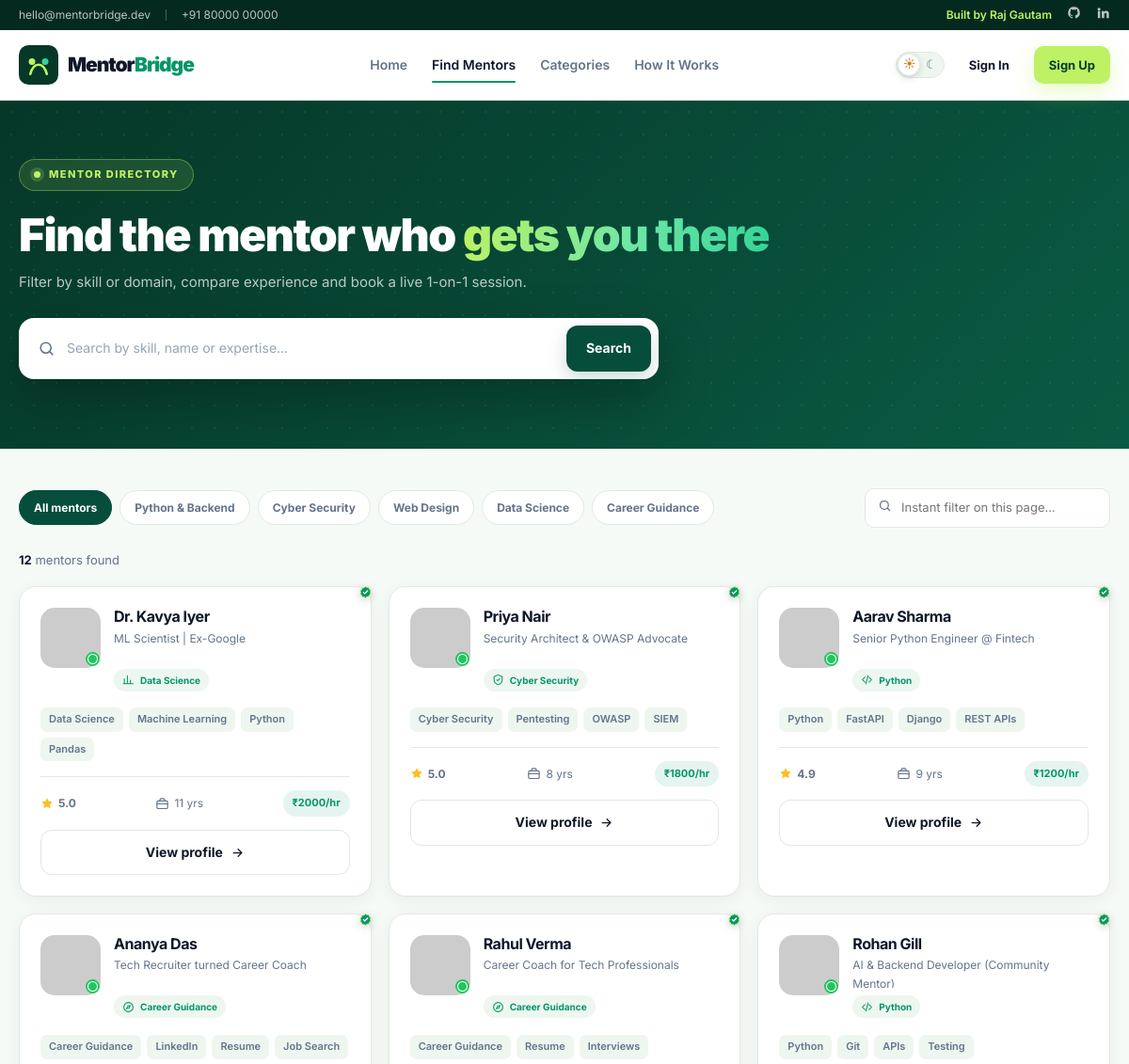
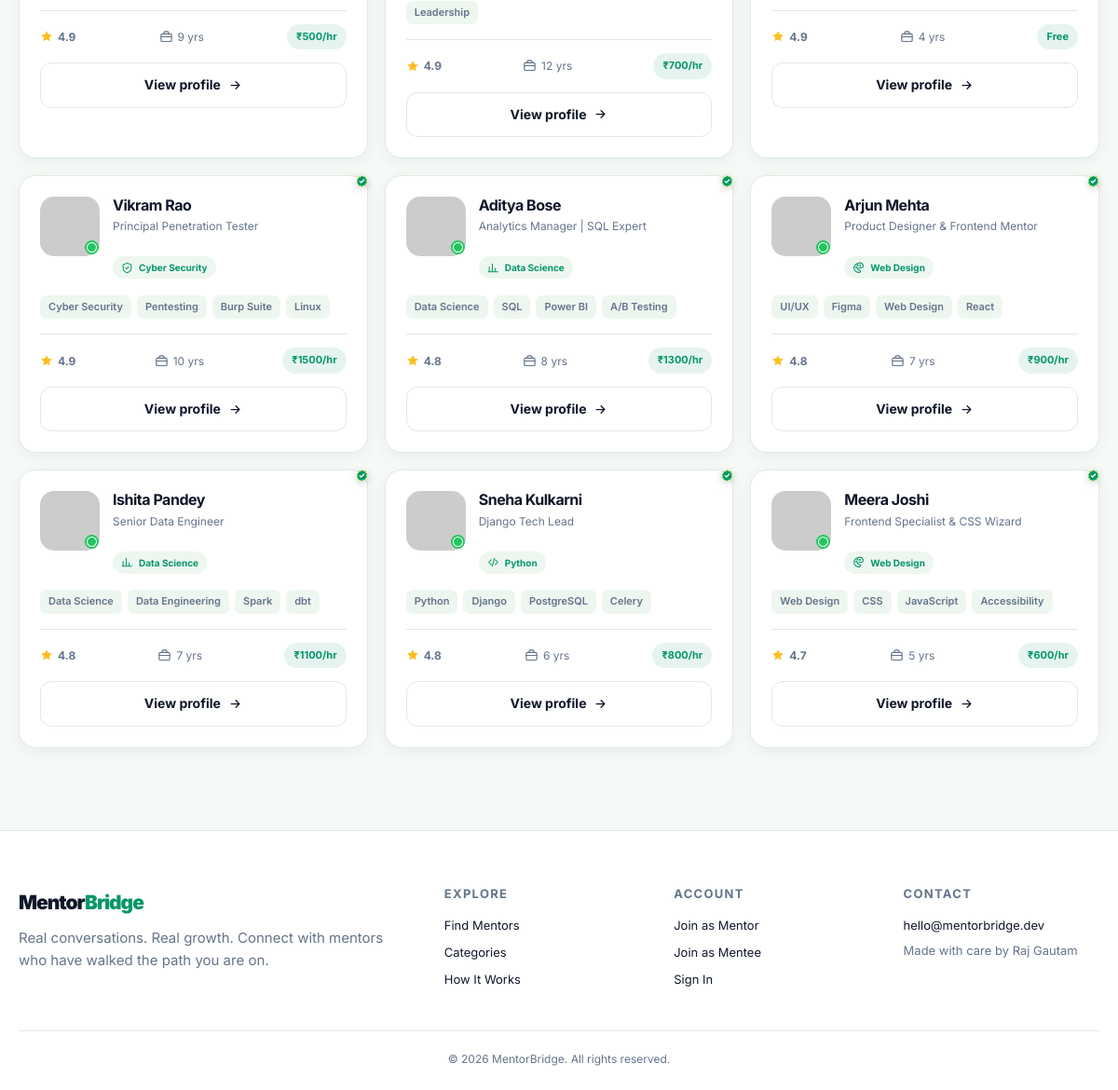
The app's page /mentors with its own data (2 pictures, top to bottom).
### tables this page shows
CREATE TABLE mentor_profiles (
    id              INTEGER PRIMARY KEY AUTOINCREMENT,
    user_id         INTEGER NOT NULL UNIQUE REFERENCES users(id) ON DELETE CASCADE,
    headline        TEXT NOT NULL DEFAULT 'Mentor at MentorBridge',
    bio             TEXT NOT NULL DEFAULT '',
    skills          TEXT NOT NULL DEFAULT '',
    category        TEXT NOT NULL DEFAULT 'Career Guidance',
    experience      INTEGER NOT NULL DEFAULT 0,
    hourly_rate     REAL NOT NULL DEFAULT 0,
    free_slots      TEXT NOT NULL DEFAULT '',
    github_username TEXT NOT NULL DEFAULT '',
    rating          REAL NOT NULL DEFAULT 4.9,
    sessions_count  INTEGER NOT NULL DEFAULT 0,
    verified        INTEGER NOT NULL DEFAULT 1,
    is_available    INTEGER NOT NULL DEFAULT 1,
    updated_at      TEXT NOT NULL DEFAULT CURRENT_TIMESTAMP
);

CREATE TABLE users (
    id            INTEGER PRIMARY KEY AUTOINCREMENT,
    name          TEXT NOT NULL,
    email         TEXT NOT NULL UNIQUE COLLATE NOCASE,
    password_hash TEXT NOT NULL,
    role          TEXT NOT NULL CHECK (role IN ('mentor', 'mentee')),
    avatar        TEXT,
    created_at    TEXT NOT NULL DEFAULT CURRENT_TIMESTAMP
);

### routes/main_routes.py (the view)
@main_bp.route("/mentors")
def mentors():
    q = request.args.get("q", "").strip()
    category = request.args.get("category", "").strip()
    all_mentors = get_mentors()
    rows = list(all_mentors)
    if q:
        needle = q.lower()
        rows = [
            m for m in rows
            if needle in (f"{m['name']} {m['skills'] or ''} {m['headline'] or ''} {m['category'] or ''}").lower()
        ]
    if category and category.lower() != "all":
        rows = [m for m in rows if (m["category"] or "").lower() == category.lower()]
    return render_template(
        "mentors.html",
        mentors=rows,
        all_mentors=all_mentors,
        categories=CATEGORIES,
        q=q,
        category=category,
    )

### routes/__init__.py (called while the page is built)
def get_db():
    if "db" not in g:
        g.db = sqlite3.connect(current_app.config["DATABASE"])
        g.db.row_factory = sqlite3.Row
        g.db.execute("PRAGMA foreign_keys = ON")
    return g.db

def query_db(sql, args=(), one=False):
    cursor = get_db().execute(sql, args)
    rows = cursor.fetchall()
    cursor.close()
    return (rows[0] if rows else None) if one else rows

### routes/main_routes.py (called while the page is built)
def get_mentors(where="", args=()):
    sql = MENTOR_SELECT
    if where:
        sql += " WHERE " + where
    sql += " ORDER BY p.verified DESC, p.rating DESC, u.name ASC"
    return query_db(sql, args)

### templates/mentors.html (shortened to what this page needs)
{% extends "base.html" %}
{% from '_icons.html' import search, verified, star, briefcase, arrow, calendar, code, shield, palette, chart, compass %}
{% block content %}
<section class="page-head">
  <div class="container">
    <span class="eyebrow"><span class="eyebrow-dot"></span> MENTOR DIRECTORY</span>
    <h1>Find the mentor who <span class="gradient-text">gets you there</span></h1>
    <p>Filter by skill or domain, compare experience and book a live 1-on-1 session.</p>
    <form class="hero-search directory-search" action="{{ url_for('main.mentors') }}" method="get" role="search">
      <span class="search-icon">{{ search(19) }}</span>
      <input id="dirSearch" type="search" name="q" value="{{ q }}" placeholder="Search by skill, name or expertise...">
      <button class="btn btn-primary" type="submit">Search</button>
    </form>
  </div>
</section>
<section class="section directory-section">
  <div class="container">
    <div class="filter-bar">
      <div class="filter-chips" role="group" aria-label="Filter by category">
        <a class="chip {{ 'active' if not category or category.lower() == 'all' }}" href="{{ url_for('main.mentors', q=q) }}">All mentors</a>
        {% for key, label in categories %}
          <a class="chip {{ 'active' if category == key }}" href="{{ url_for('main.mentors', category=key, q=q) }}">{{ label }}</a>
        {% endfor %}
      </div>
      <label class="instant-filter">
        <span class="search-icon">{{ search(15) }}</span>
        <input type="search" id="instantFilter" placeholder="Instant filter on this page..." aria-label="Instant filter">
      </label>
    </div>
    <div class="results-line">
      <strong id="resultCount">{{ mentors|length }}</strong> mentor{{ '' if mentors|length == 1 else 's' }} found
    </div>
    {% if mentors %}
    <div class="mentor-grid" id="mentorGrid">
      {% set icons = {'Python': code, 'Cyber Security': shield, 'Web Design': palette, 'Data Science': chart, 'Career Guidance': compass} %}
      {% for m in mentors %}
      <article class="mentor-card magnetic" data-search="{{ (m.name ~ ' ' ~ m.skills ~ ' ' ~ m.headline ~ ' ' ~ m.category)|lower }}" data-category="{{ m.category|lower }}">
        <div class="mentor-card-top">
          <div class="mentor-photo">
            <img src="{{ m.avatar }}" alt="{{ m.name }}" loading="lazy" data-fallback-seed="{{ m.name }}">
            {% if m.is_available %}<span class="pulse-dot" title="Available now"></span>{% endif %}
          </div>
          <div class="mentor-card-head">
            <h3>{{ m.name }} {% if m.verified %}<span class="verified-badge" title="Verified mentor">{{ verified(15) }}</span>{% endif %}</h3>
            <p>{{ m.headline }}</p>
            <span class="category-pill">{{ icons.get(m.category, compass)(13) }} {{ m.category }}</span>
          </div>
        </div>
        <div class="skill-chips">
          {% for skill in (m.skills or '').split(',')[:4] %}<span>{{ skill.strip() }}</span>{% endfor %}
        </div>
        <div class="mentor-card-meta">
          <span>{{ star(14) }} <strong>{{ m.rating }}</strong></span>
          <span>{{ briefcase(15) }} {{ m.experience }} yrs</span>
          <span class="price">{{ 'Free' if m.hourly_rate == 0 else '₹' ~ m.hourly_rate|int ~ '/hr' }}</span>
        </div>
        <a class="btn btn-outline btn-block" href="{{ url_for('main.mentor_profile', mentor_id=m.id) }}">View profile {{ arrow(15) }}</a>
      </article>
      {% endfor %}
    </div>
    {% else %}
    <div class="empty-state card">
      <h2>No mentors matched that search</h2>
      <p class="muted">Try a broader skill like “Python” or clear the filters.</p>
      <a class="btn btn-primary" href="{{ url_for('main.mentors') }}">Show all mentors</a>
    </div>
    {% endif %}
  </div>
</section>
{% endblock %}

### templates/base.html (shortened to what this page needs)
<!doctype html>
<html lang="en" data-theme="light">
<head>
  <link rel="stylesheet" href="{{ url_for('static', filename='css/mentorbridge.css') }}">
</head>
<body>
  {% from '_icons.html' import search, heart, close, menu %}
  <div class="utility-bar">
    <div class="container utility-inner">
      <div class="utility-contact">
        <a href="mailto:hello@mentorbridge.dev">hello@mentorbridge.dev</a>
        <a href="tel:+918000000000">+91 80000 00000</a>
      </div>
      <div class="utility-right">
        <span class="utility-note">Built by Raj Gautam</span>
        <a href="https://github.com/Rg100152/mentorbridge-platform" target="_blank" rel="noopener" aria-label="GitHub repository">
        </a>
        <a href="https://www.linkedin.com" target="_blank" rel="noopener" aria-label="LinkedIn">
          <svg width="15" height="15" viewBox="0 0 24 24" fill="currentColor" aria-hidden="true"><path d="M4.98 3.5a2.5 2.5 0 1 1 0 5 2.5 2.5 0 0 1 0-5zM3 9h4v12H3zm6.5 0h3.8v1.7h.05c.53-1 1.83-2.05 3.77-2.05 4.03 0 4.78 2.65 4.78 6.1V21h-4v-5.5c0-1.3-.02-3-1.83-3-1.83 0-2.11 1.43-2.11 2.9V21h-4z"/></svg>
        </a>
      </div>
    </div>
  </div>
  <header class="site-nav" id="siteNav">
    <div class="container nav-inner">
      <a class="brand" href="{{ url_for('main.index') }}" aria-label="MentorBridge home">
        <span class="brand-word">Mentor<span>Bridge</span></span>
      </a>
      <nav class="nav-links" id="navLinks" aria-label="Main navigation">
        <a href="{{ url_for('main.index') }}" class="{{ 'active' if request.endpoint == 'main.index' }}">Home</a>
        <a href="{{ url_for('main.mentors') }}" class="{{ 'active' if request.endpoint in ['main.mentors','main.mentor_profile'] }}">Find Mentors</a>
        <a href="{{ url_for('main.index') }}#categories">Categories</a>
        <a href="{{ url_for('main.index') }}#how-it-works">How It Works</a>
      </nav>
      <div class="nav-actions">
        <button class="theme-toggle" id="themeToggle" type="button" role="switch" aria-checked="false" aria-label="Toggle dark mode" title="Toggle dark/light mode">
          <span class="theme-icon sun">☀</span><span class="theme-icon moon">☾</span><span class="theme-knob"></span>
        </button>
        {% if current_user %}
          <a class="btn btn-ghost btn-sm" href="{{ url_for('auth.logout') }}">Sign Out</a>
          <a class="btn btn-lime btn-sm" href="{{ url_for('dashboard.dashboard') }}">{{ current_user.name.split()[0] }}'s Space</a>
        {% else %}
          <a class="btn btn-ghost btn-sm" href="{{ url_for('auth.login') }}">Sign In</a>
          <a class="btn btn-lime btn-sm" href="{{ url_for('auth.signup') }}">Sign Up</a>
        {% endif %}
      </div>
    </div>
  </header>
  <main id="main-content">
    {% block content %}{% endblock %}
  </main>
  <footer class="site-footer">
    <div class="container footer-grid">
      <div>
        <div class="footer-brand">Mentor<span>Bridge</span></div>
        <p class="muted">Real conversations. Real growth. Connect with mentors who have walked the path you are on.</p>
      </div>
      <div>
        <h4>Explore</h4>
        <a href="{{ url_for('main.mentors') }}">Find Mentors</a>
        <a href="{{ url_for('main.index') }}#categories">Categories</a>
        <a href="{{ url_for('main.index') }}#how-it-works">How It Works</a>
      </div>
      <div>
        <h4>Account</h4>
        {% if current_user %}
          <a href="{{ url_for('dashboard.dashboard') }}">Dashboard</a>
          <a href="{{ url_for('auth.logout') }}">Sign Out</a>
        {% else %}
          <a href="{{ url_for('auth.signup') }}">Join as Mentor</a>
          <a href="{{ url_for('auth.signup') }}">Join as Mentee</a>
          <a href="{{ url_for('auth.login') }}">Sign In</a>
        {% endif %}
      </div>
      <div>
        <h4>Contact</h4>
        <a href="mailto:hello@mentorbridge.dev">hello@mentorbridge.dev</a>
        <span class="muted small">Made with care by Raj Gautam</span>
      </div>
    </div>
    <div class="container footer-bottom">© 2026 MentorBridge. All rights reserved.</div>
  </footer>
</body>
</html>

### templates/_icons.html (shortened to what this page needs)
{% macro search(size=18) %}
<svg width="{{ size }}" height="{{ size }}" viewBox="0 0 24 24" fill="none" stroke="currentColor" stroke-width="2" stroke-linecap="round" stroke-linejoin="round" aria-hidden="true"><circle cx="11" cy="11" r="7"/><path d="m20 20-3.5-3.5"/></svg>
{% endmacro %}
{% macro verified(size=16) %}
<svg width="{{ size }}" height="{{ size }}" viewBox="0 0 24 24" fill="none" aria-label="Verified mentor" role="img"><path d="M12 2.5 14.6 4l3 .1.9 2.9 2.4 1.8-1 2.9 1 2.9-2.4 1.8-.9 2.9-3 .1L12 21.5 9.4 20l-3-.1-.9-2.9-2.4-1.8 1-2.9-1-2.9 2.4-1.8.9-2.9 3-.1z" fill="#059669" stroke="#BEF264" stroke-width="1.2"/><path d="m8.5 12.2 2.2 2.2 4.8-4.8" stroke="#fff" stroke-width="2.1" stroke-linecap="round" stroke-linejoin="round"/></svg>
{% endmacro %}
{% macro star(size=15) %}
<svg width="{{ size }}" height="{{ size }}" viewBox="0 0 24 24" fill="#FBBF24" aria-hidden="true"><path d="m12 2 3.1 6.3 6.9 1-5 4.9 1.2 6.8L12 17.8 5.8 21l1.2-6.8-5-4.9 6.9-1z"/></svg>
{% endmacro %}
{% macro briefcase(size=16) %}
<svg width="{{ size }}" height="{{ size }}" viewBox="0 0 24 24" fill="none" stroke="currentColor" stroke-width="1.9" stroke-linecap="round" stroke-linejoin="round" aria-hidden="true"><rect x="3" y="7" width="18" height="13" rx="2"/><path d="M8 7V5a2 2 0 0 1 2-2h4a2 2 0 0 1 2 2v2M3 12h18"/></svg>
{% endmacro %}
{% macro arrow(size=16) %}
<svg width="{{ size }}" height="{{ size }}" viewBox="0 0 24 24" fill="none" stroke="currentColor" stroke-width="2" stroke-linecap="round" stroke-linejoin="round" aria-hidden="true"><path d="M5 12h14m-6-6 6 6-6 6"/></svg>
{% endmacro %}
{% macro shield(size=18) %}
<svg width="{{ size }}" height="{{ size }}" viewBox="0 0 24 24" fill="none" stroke="currentColor" stroke-width="1.9" stroke-linecap="round" stroke-linejoin="round" aria-hidden="true"><path d="M12 2.5 20 6v6c0 5-3.4 8.3-8 9.5-4.6-1.2-8-4.5-8-9.5V6z"/><path d="m9 12 2 2 4-4"/></svg>
{% endmacro %}
{% macro chart(size=18) %}
<svg width="{{ size }}" height="{{ size }}" viewBox="0 0 24 24" fill="none" stroke="currentColor" stroke-width="1.9" stroke-linecap="round" stroke-linejoin="round" aria-hidden="true"><path d="M4 20V10m6 10V4m6 16v-7m5 7H2"/></svg>
{% endmacro %}
{% macro palette(size=18) %}
<svg width="{{ size }}" height="{{ size }}" viewBox="0 0 24 24" fill="none" stroke="currentColor" stroke-width="1.9" stroke-linecap="round" stroke-linejoin="round" aria-hidden="true"><path d="M12 3a9 9 0 1 0 0 18h1.5a2.5 2.5 0 0 0 0-5H12a2 2 0 0 1 0-4h6a3 3 0 0 0 3-3A6 6 0 0 0 12 3z"/><circle cx="7.5" cy="11" r="1"/><circle cx="10" cy="7" r="1"/><circle cx="15" cy="7.5" r="1"/></svg>
{% endmacro %}
{% macro compass(size=18) %}
<svg width="{{ size }}" height="{{ size }}" viewBox="0 0 24 24" fill="none" stroke="currentColor" stroke-width="1.9" stroke-linecap="round" stroke-linejoin="round" aria-hidden="true"><circle cx="12" cy="12" r="9"/><path d="m15.5 8.5-2 5-5 2 2-5z"/></svg>
{% endmacro %}
{% macro code(size=18) %}
<svg width="{{ size }}" height="{{ size }}" viewBox="0 0 24 24" fill="none" stroke="currentColor" stroke-width="1.9" stroke-linecap="round" stroke-linejoin="round" aria-hidden="true"><path d="m8 7-5 5 5 5m8-10 5 5-5 5m-2-13-4 16"/></svg>
{% endmacro %}

### records on screen
mentor_profiles: is_available 1 (drawn), name "Dr. Kavya Iyer", {{ size }} 15 (drawn), headline "ML Scientist | Ex-Google", {{ size }} 13 (drawn), category "Data Science", strip "Data Science" "Machine Learning" "Python" "Pandas", {{ size }} 14 (drawn), rating "5.0", experience "11", hourly_rate "₹2000/hr"
mentor_profiles: is_available 1 (drawn), name "Priya Nair", {{ size }} 15 (drawn), headline "Security Architect & OWASP Advocate", {{ size }} 13 (drawn), category "Cyber Security", strip "Cyber Security" "Pentesting" "OWASP" "SIEM", {{ size }} 14 (drawn), rating "5.0", experience "8", hourly_rate "₹1800/hr"
mentor_profiles: is_available 1 (drawn), name "Aarav Sharma", {{ size }} 15 (drawn), headline "Senior Python Engineer @ Fintech", {{ size }} 13 (drawn), category "Python", strip "Python" "FastAPI" "Django" "REST APIs", {{ size }} 14 (drawn), rating "4.9", experience "9", hourly_rate "₹1200/hr"
mentor_profiles: is_available 1 (drawn), name "Ananya Das", {{ size }} 15 (drawn), headline "Tech Recruiter turned Career Coach", {{ size }} 13 (drawn), category "Career Guidance", strip "Career Guidance" "LinkedIn" "Resume" "Job Search", {{ size }} 14 (drawn), rating "4.9", experience "9", hourly_rate "₹500/hr"
mentor_profiles: is_available 1 (drawn), name "Rahul Verma", {{ size }} 15 (drawn), headline "Career Coach for Tech Professionals", {{ size }} 13 (drawn), category "Career Guidance", strip "Career Guidance" "Resume" "Interviews" "Leadership", {{ size }} 14 (drawn), rating "4.9", experience "12", hourly_rate "₹700/hr"
mentor_profiles: is_available 1 (drawn), name "Rohan Gill", {{ size }} 15 (drawn), headline "AI & Backend Developer (Community Mentor)", {{ size }} 13 (drawn), category "Python", strip "Python" "Git" "APIs" "Testing", {{ size }} 14 (drawn), rating "4.9", experience "4", hourly_rate "Free"
mentor_profiles: is_available 1 (drawn), name "Vikram Rao", {{ size }} 15 (drawn), headline "Principal Penetration Tester", {{ size }} 13 (drawn), category "Cyber Security", strip "Cyber Security" "Pentesting" "Burp Suite" "Linux", {{ size }} 14 (drawn), rating "4.9", experience "10", hourly_rate "₹1500/hr"
mentor_profiles: is_available 1 (drawn), name "Aditya Bose", {{ size }} 15 (drawn), headline "Analytics Manager | SQL Expert", {{ size }} 13 (drawn), category "Data Science", strip "Data Science" "SQL" "Power BI" "A/B Testing", {{ size }} 14 (drawn), rating "4.8", experience "8", hourly_rate "₹1300/hr"
mentor_profiles: is_available 1 (drawn), name "Arjun Mehta", {{ size }} 15 (drawn), headline "Product Designer & Frontend Mentor", {{ size }} 13 (drawn), category "Web Design", strip "UI/UX" "Figma" "Web Design" "React", {{ size }} 14 (drawn), rating "4.8", experience "7", hourly_rate "₹900/hr"
mentor_profiles: is_available 1 (drawn), name "Ishita Pandey", {{ size }} 15 (drawn), headline "Senior Data Engineer", {{ size }} 13 (drawn), category "Data Science", strip "Data Science" "Data Engineering" "Spark" "dbt", {{ size }} 14 (drawn), rating "4.8", experience "7", hourly_rate "₹1100/hr"
mentor_profiles: is_available 1 (drawn), name "Sneha Kulkarni", {{ size }} 15 (drawn), headline "Django Tech Lead", {{ size }} 13 (drawn), category "Python", strip "Python" "Django" "PostgreSQL" "Celery", {{ size }} 14 (drawn), rating "4.8", experience "6", hourly_rate "₹800/hr"
mentor_profiles: is_available 1 (drawn), name "Meera Joshi", {{ size }} 15 (drawn), headline "Frontend Specialist & CSS Wizard", {{ size }} 13 (drawn), category "Web Design", strip "Web Design" "CSS" "JavaScript" "Accessibility", {{ size }} 14 (drawn), rating "4.7", experience "5", hourly_rate "₹600/hr"

### other values on screen
{{ label }} "Python & Backend" "Cyber Security" "Web Design" "Data Science" "Career Guidance"
{{ mentors|length }} "12"
{{ '' if mentors|length == 1 else 's' }} "s"
